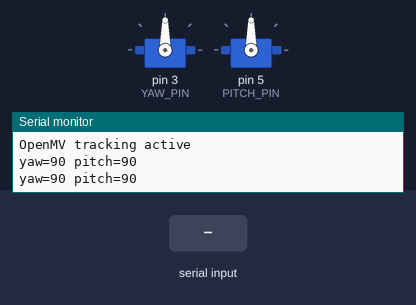
Bench run of a sketch on a simulated Arduino Uno, built with avr-gcc and run on an emulated ATmega328P. On the bench: 2 × servo, the last lines printed to the serial monitor. The inputs (shaded band) are chosen by the test bench.

Above: at 1.5 s.
1.6 s: "90,45\n" received over the second serial link
At 3.2 s:
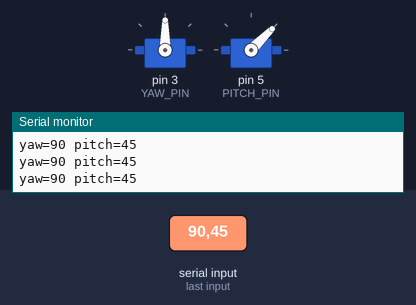
3.5 s: "30,150\n" received over the second serial link
At 5.6 s:
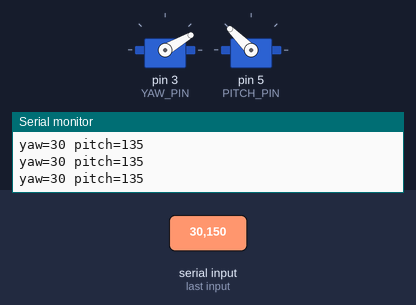
5.9 s: "1,90\n" received over the second serial link
At 6.7 s:
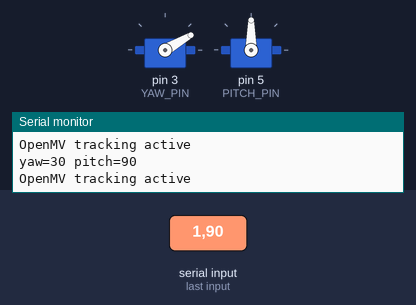
7.8 s: "90,45\n" received over the second serial link
At 8.26 s:
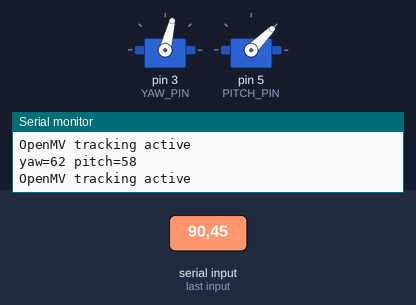
9.9 s: "1,90,45\n" received over the second serial link
At 10.35 s:
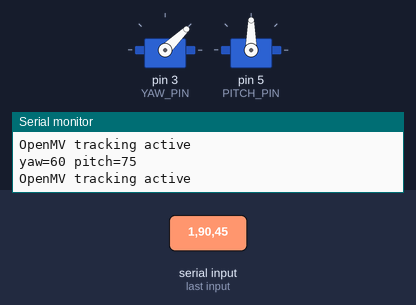
Timing chart, 0 to 12.9 s (numbered marks = the images above; inputs shaded):
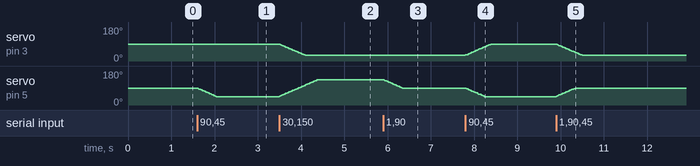

The sketch:

nano_i2c_gimbal_slave.ino
```cpp
#include <Servo.h>
#include <SoftwareSerial.h>
#include <Wire.h>

const byte I2C_ADDRESS = 0x12;

const byte YAW_PIN = 3;
const byte PITCH_PIN = 5;
const byte OPENMV_RX_PIN = 8;
const byte OPENMV_TX_PIN = 9;

const int YAW_CENTER = 90;
const int PITCH_CENTER = 90;

// Adjust these after testing the real mechanical limits.
const int YAW_MIN = 30;
const int YAW_MAX = 150;
const int PITCH_MIN = 45;
const int PITCH_MAX = 135;

const bool YAW_REVERSE = false;
const bool PITCH_REVERSE = false;

const unsigned long SERVO_UPDATE_INTERVAL_MS = 20;
const int SERVO_STEP_DEGREES = 2;
const unsigned long SERIAL_REPORT_INTERVAL_MS = 250;
const unsigned long OPENMV_TIMEOUT_MS = 1000;

Servo yawServo;
Servo pitchServo;
SoftwareSerial openmvSerial(OPENMV_RX_PIN, OPENMV_TX_PIN);

volatile int targetYaw = YAW_CENTER;
volatile int targetPitch = PITCH_CENTER;
int currentYaw = YAW_CENTER;
int currentPitch = PITCH_CENTER;

unsigned long lastServoUpdateMs = 0;
unsigned long lastSerialReportMs = 0;
unsigned long lastOpenMvCommandMs = 0;
char openmvLine[24];
byte openmvLineLength = 0;

int mapServoAngle(int angle, bool reverseAxis) {
  angle = constrain(angle, 0, 180);
  return reverseAxis ? 180 - angle : angle;
}

void writeGimbal(int yaw, int pitch) {
  currentYaw = constrain(yaw, YAW_MIN, YAW_MAX);
  currentPitch = constrain(pitch, PITCH_MIN, PITCH_MAX);

  yawServo.write(mapServoAngle(currentYaw, YAW_REVERSE));
  pitchServo.write(mapServoAngle(currentPitch, PITCH_REVERSE));
}

int moveToward(int current, int target, int maxStep) {
  if (current < target) {
    return min(current + maxStep, target);
  }
  if (current > target) {
    return max(current - maxStep, target);
  }
  return current;
}

void receiveEvent(int byteCount) {
  if (byteCount < 2) {
    while (Wire.available()) {
      Wire.read();
    }
    return;
  }

  int yaw = Wire.read();
  int pitch = Wire.read();

  while (Wire.available()) {
    Wire.read();
  }

  targetYaw = constrain(yaw, YAW_MIN, YAW_MAX);
  targetPitch = constrain(pitch, PITCH_MIN, PITCH_MAX);
}

void setTargetAngles(int yaw, int pitch) {
  noInterrupts();
  targetYaw = constrain(yaw, YAW_MIN, YAW_MAX);
  targetPitch = constrain(pitch, PITCH_MIN, PITCH_MAX);
  interrupts();
}

void handleOpenMvLine(char *line) {
  char *comma = strchr(line, ',');
  if (comma == NULL) {
    return;
  }

  *comma = '\0';
  int yaw = atoi(line);
  int pitch = atoi(comma + 1);
  setTargetAngles(yaw, pitch);
  lastOpenMvCommandMs = millis();
}

void readOpenMvSerial() {
  while (openmvSerial.available()) {
    char c = openmvSerial.read();

    if (c == '\r') {
      continue;
    }

    if (c == '\n') {
      openmvLine[openmvLineLength] = '\0';
      if (openmvLineLength > 0) {
        handleOpenMvLine(openmvLine);
      }
      openmvLineLength = 0;
      continue;
    }

    if (openmvLineLength < sizeof(openmvLine) - 1) {
      openmvLine[openmvLineLength++] = c;
    } else {
      openmvLineLength = 0;
    }
  }
}

void requestEvent() {
  Wire.write((byte)currentYaw);
  Wire.write((byte)currentPitch);
}

void setup() {
  Serial.begin(115200);
  openmvSerial.begin(57600);

  yawServo.attach(YAW_PIN);
  pitchServo.attach(PITCH_PIN);
  delay(300);
  writeGimbal(YAW_CENTER, PITCH_CENTER);

  Wire.begin(I2C_ADDRESS);
  Wire.onReceive(receiveEvent);
  Wire.onRequest(requestEvent);

  Serial.println("Nano gimbal ready: I2C address 0x12, OpenMV serial on D8 RX");
}

void loop() {
  readOpenMvSerial();

  unsigned long now = millis();
  if (now - lastServoUpdateMs < SERVO_UPDATE_INTERVAL_MS) {
    return;
  }
  lastServoUpdateMs = now;

  noInterrupts();
  int yaw = targetYaw;
  int pitch = targetPitch;
  interrupts();

  if (yaw != currentYaw || pitch != currentPitch) {
    int nextYaw = moveToward(currentYaw, yaw, SERVO_STEP_DEGREES);
    int nextPitch = moveToward(currentPitch, pitch, SERVO_STEP_DEGREES);
    writeGimbal(nextYaw, nextPitch);
  }

  if (now - lastSerialReportMs >= SERIAL_REPORT_INTERVAL_MS) {
    lastSerialReportMs = now;
    Serial.print("yaw=");
    Serial.print(currentYaw);
    Serial.print(" pitch=");
    Serial.println(currentPitch);
    if (now - lastOpenMvCommandMs < OPENMV_TIMEOUT_MS) {
      Serial.println("OpenMV tracking active");
    }
  }
}
```

Measured:
- after the input at 1.6 s, servo on pin 5 (PITCH_PIN): moves from 90° to 45° over 0.44 s, starting at once
- after the input at 3.5 s, servo on pin 3 (YAW_PIN): moves from 90° to 30° over 0.60 s, starting at once; servo on pin 5 (PITCH_PIN): moves from 45° to 135° over 0.88 s, starting at once
- after the input at 5.9 s, servo on pin 5 (PITCH_PIN): moves from 135° to 90° over 0.44 s, starting at once
- after the input at 7.8 s, servo on pin 3 (YAW_PIN): moves from 30° to 90° over 0.58 s, starting at once; servo on pin 5 (PITCH_PIN): moves from 90° to 45° over 0.44 s, starting at once
- after the input at 9.9 s, servo on pin 3 (YAW_PIN): moves from 90° to 30° over 0.60 s, starting at once; servo on pin 5 (PITCH_PIN): moves from 45° to 90° over 0.44 s, starting at once
